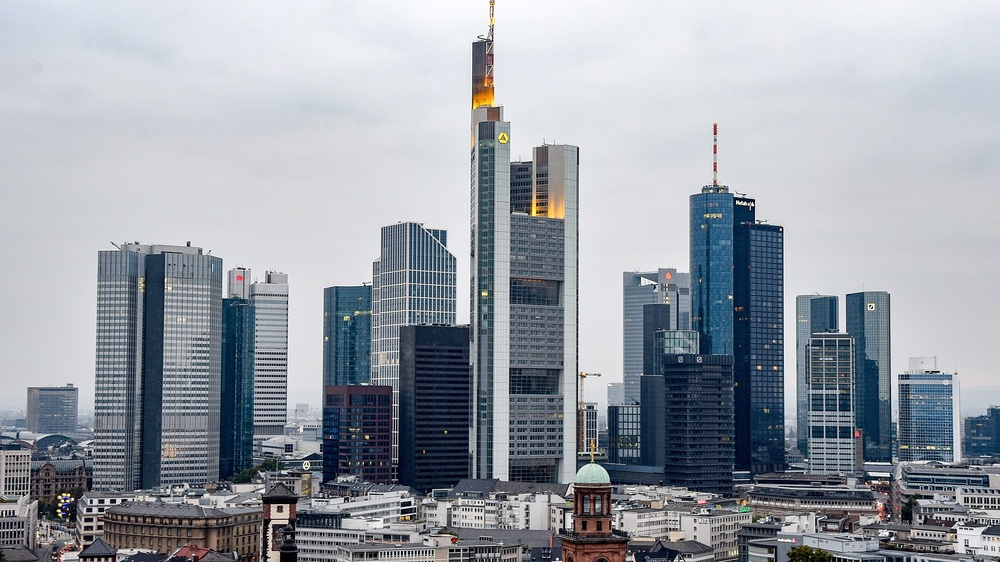
#> input picture test_data/convolution_test/frankfurt.jpg, 1000 x 562 px, shrunk from 1920 x 1080 before the run
$ python main.py
#> lines starting #> are read from the running program, lines starting #| are printed output that depends on the picture
from PIL import Image
import sys
import numpy as np
import scipy.signal


class Convolution(object):

    def __init__(self, params):
        self.main()

    def get_kernel(self, kernel):
        if kernel == "horizontal":
            return np.fliplr(np.array([[-1, -2, -1], [0, 0, 0], [1, 2, 1]]))
        elif kernel == "vertical":
            return np.fliplr(np.array([[-1, 0, 1], [-2, 0, 2], [-1, 0, 1]]))
        elif kernel == "edges":
            return np.fliplr(np.array([[-1, -1, -1], [-1, 8, -1], [-1, -1, -1]]))
        elif kernel == "identity":
            return np.fliplr(np.array([[0,0,0], [0,1,0], [0,0,0]]))
        else:
            print("Wrong Kernel.")
            sys.exit()

    def array2img(self, array):
        conv = Image.fromarray(array)
        conv.show()
        print("Output size", conv.size)

    def load_image(self):
        img = Image.open("frankfurt.jpg")
#> img is the input picture: PIL image 1000x562 RGB; mean R, G, B 153.6, 159.2, 167.2
        img = img.convert("L")  # convert rgb to gra)
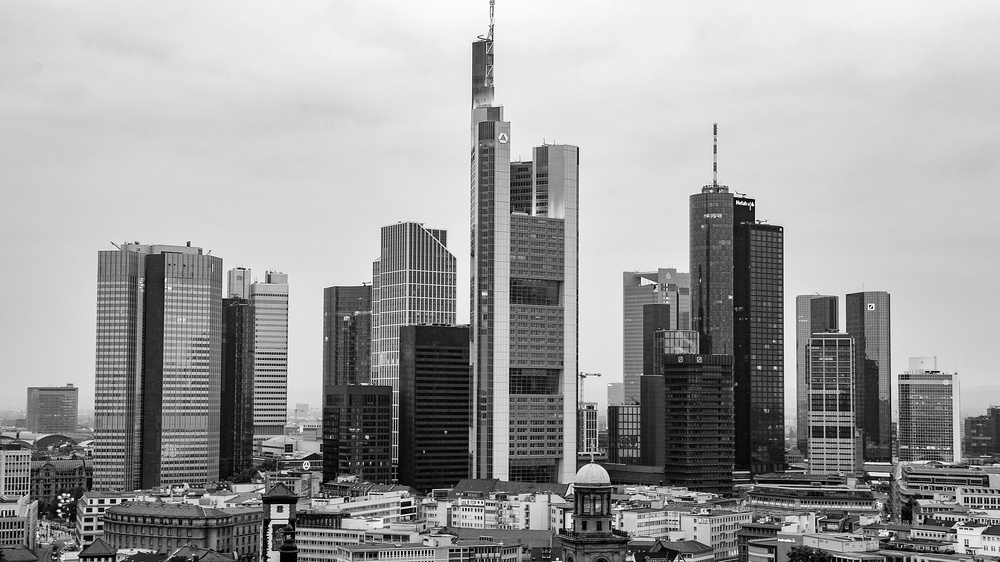
#> img: PIL image 1000x562 L; min 0, max 255, mean 158.4
        img.show()
        img.save("ffm_gray.jpg")
        print("Input size", img.size)
#| Input size (1000, 562)
        edges_kernel = self.get_kernel("edges")
        hori_kernel = self.get_kernel("horizontal")
        verti_kernel = self.get_kernel("vertical")

        edges_kernel_conv = scipy.signal.convolve2d(
            img, edges_kernel, mode="same", boundary="symm")
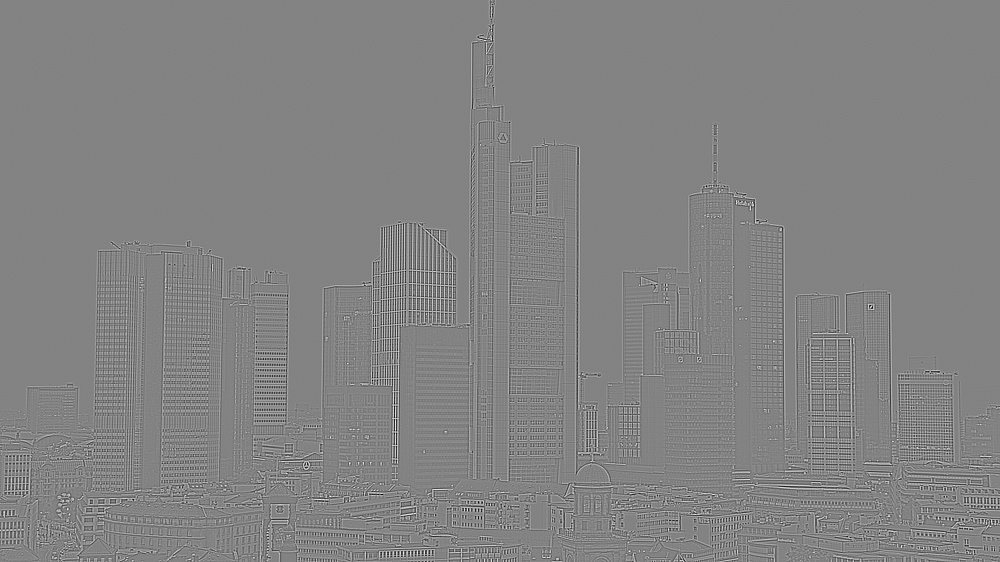
#> edges_kernel_conv: shape (562, 1000) int64; min -1354, max 1281, mean 0; drawn with min black and max white
        hori_kernel_conv = scipy.signal.convolve2d(
            img, hori_kernel, mode="same", boundary="symm")
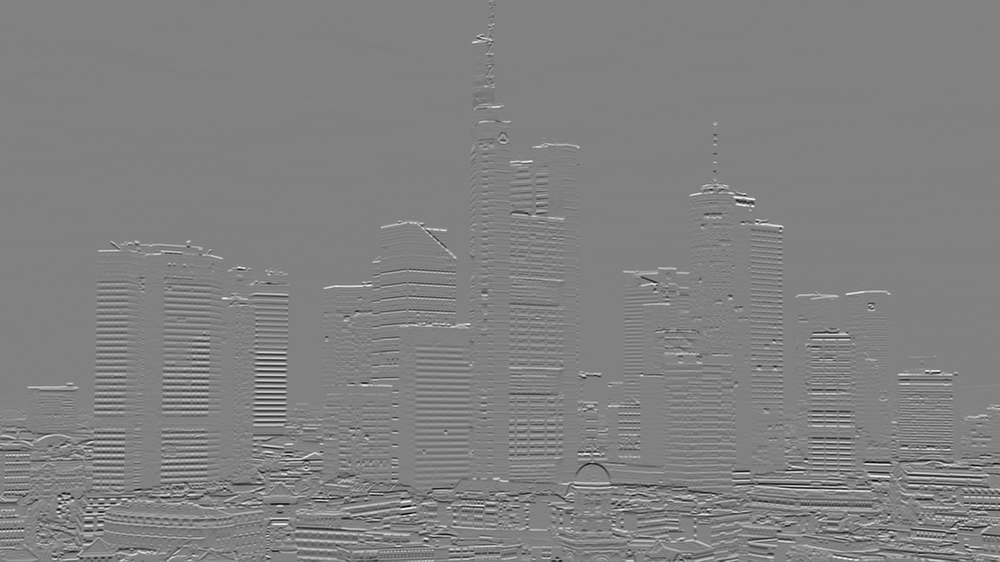
#> hori_kernel_conv: shape (562, 1000) int64; min -981, max 954, mean 2.2; drawn with min black and max white
        verti_kernel_conv = scipy.signal.convolve2d(
            img, verti_kernel, mode="same", boundary="symm")
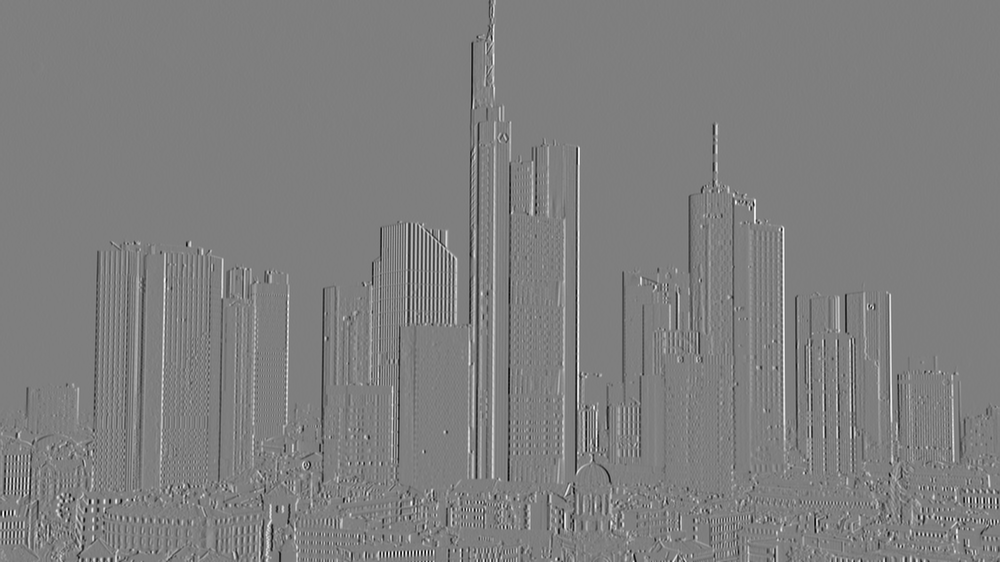
#> verti_kernel_conv: shape (562, 1000) int64; min -938, max 944, mean 0; drawn with min black and max white

        self.array2img(edges_kernel_conv)
        self.array2img(hori_kernel_conv)
        self.array2img(verti_kernel_conv)

    def main(self):
        self.load_image()


if __name__ == "__main__":
    a = ""
#> (the run stopped early here; a loop or call above may not have finished)
